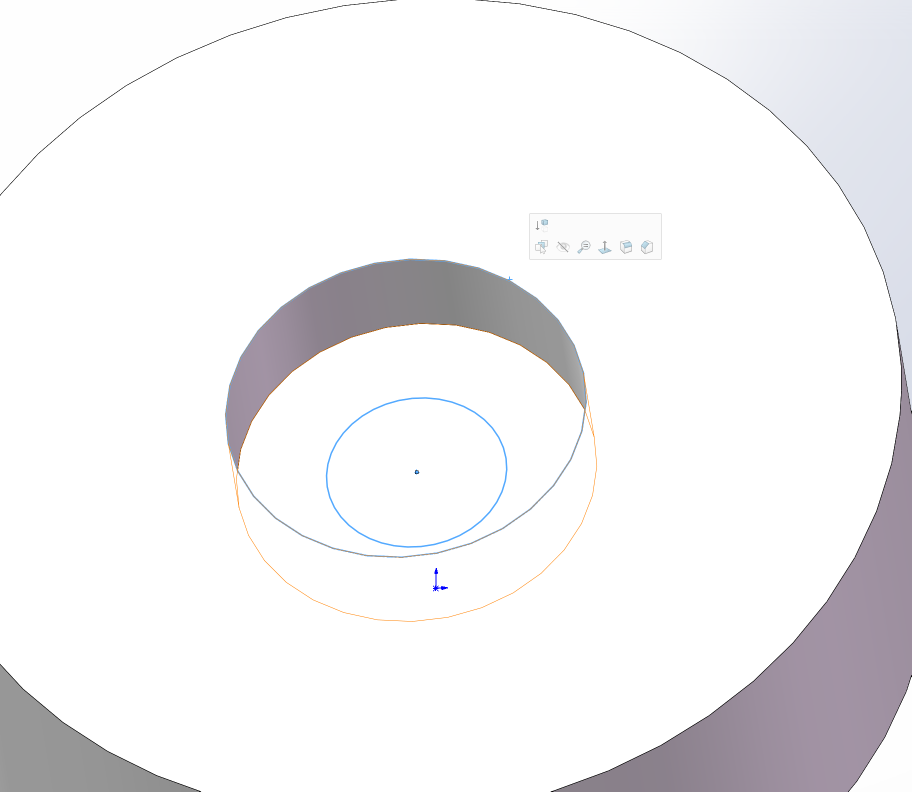
#> input picture solidworks_model/image-1.png, 1823 x 1583 px, given in place of the camera (shown at 1/2 size)
$ python greenLaser.py
#> lines starting #> are read from the running program, lines starting #| are printed output that depends on the picture; after the words box and inside, x2 and y2 are one past the last pixel; in counts of white or black regions, pixels touching at a corner belong together
import cv2
import numpy as np
import math
import serial
import struct
import time

# cv2.namedWindow('camera', cv2.WINDOW_AUTOSIZE)

CAP_WIDTH = 640
CAP_HEIGHT = 480
# ROI
CAP_CENTER = [320, 240]
CAP_LENGTH = 240

GREEN_LASER_CENTER = [38, 54]
TRACING_DIS = 1

color = {'red': (0, 0, 255),
         'green': (0, 255, 0),
         'blue': (255, 0, 0),
         'yellow': (0, 255, 255), }

COM_ENABLE = 0

# 4 members: red in white, red in black, green in white, green in black
color_range = {'color_red_in_white': {'Lower': np.array([0, 90, 70]), 'Upper': np.array([40, 255, 255])},
               'color_red_in_black': {'Lower': np.array([0, 255, 30]), 'Upper': np.array([40, 255, 255])}}

def cap_center_x(value):
    CAP_CENTER[0] = value

def cap_center_y(value):
    CAP_CENTER[1] = value

def cap_length(value):
    global CAP_LENGTH
    CAP_LENGTH = value

# [9 lines left out: functions green_laser_center_x, green_laser_center_y, not called in this run]
def tracing_dis(value):
    global TRACING_DIS
    TRACING_DIS = value

def red_in_white_h_low(value):
    color_range['color_red_in_white']['Lower'][0] = value


def red_in_white_s_low(value):
    color_range['color_red_in_white']['Lower'][1] = value


def red_in_white_v_low(value):
    color_range['color_red_in_white']['Lower'][2] = value


def red_in_white_h_high(value):
    color_range['color_red_in_white']['Upper'][0] = value


def red_in_white_s_high(value):
    color_range['color_red_in_white']['Upper'][1] = value


def red_in_white_v_high(value):
    color_range['color_red_in_white']['Upper'][2] = value


def bound(x, minn, maxn):
    if x > maxn:
        return maxn
    elif x < minn:
        return minn
    else:
        return x


cv2.namedWindow('CAP', cv2.WINDOW_NORMAL)
cv2.createTrackbar('cap_center_x', 'CAP', 320, CAP_WIDTH, cap_center_x)
cv2.createTrackbar('cap_center_y', 'CAP', 240, CAP_HEIGHT, cap_center_y)
cv2.createTrackbar('cap_length', 'CAP', CAP_LENGTH, CAP_HEIGHT, cap_length)
cv2.createTrackbar('green_laser_center_x', 'CAP', GREEN_LASER_CENTER[0], 100, green_laser_center_x)
cv2.createTrackbar('green_laser_center_y', 'CAP', GREEN_LASER_CENTER[1], 100, green_laser_center_y)
cv2.createTrackbar('tracing_dis', 'CAP', TRACING_DIS, 50, tracing_dis)
cv2.namedWindow('Threshld', cv2.WINDOW_NORMAL)
cv2.createTrackbar('H low', 'Threshld', color_range['color_red_in_white']['Lower'][0], 179, red_in_white_h_low)
cv2.createTrackbar('H high', 'Threshld', color_range['color_red_in_white']['Upper'][0], 179, red_in_white_h_high)
cv2.createTrackbar('S low', 'Threshld', color_range['color_red_in_white']['Lower'][1], 255, red_in_white_s_low)
cv2.createTrackbar('S high', 'Threshld', color_range['color_red_in_white']['Upper'][1], 255, red_in_white_s_high)
cv2.createTrackbar('V low', 'Threshld', color_range['color_red_in_white']['Lower'][2], 255, red_in_white_v_low)
cv2.createTrackbar('V high', 'Threshld', color_range['color_red_in_white']['Upper'][2], 255, red_in_white_v_high)

cap = cv2.VideoCapture(0 + cv2.CAP_VFW)
print(cap.isOpened())
# cap.set(cv2.CAP_PROP_FRAME_WIDTH, CAP_WIDTH)  # 帧宽根据自己的摄像头实际参数
# # print(cap.get(cv2.CAP_PROP_FRAME_WIDTH))
# cap.set(cv2.CAP_PROP_FRAME_HEIGHT, CAP_HEIGHT)  # 帧高根据自己的摄像头实际参数
# # print(cap.get(cv2.CAP_PROP_FRAME_HEIGHT))
# cap.set(cv2.CAP_PROP_FPS, 30)  # 帧率
# cap.set(cv2.CAP_PROP_BRIGHTNESS, -40)  # 亮度
# cap.set(cv2.CAP_PROP_CONTRAST, 50)  # 对比度
# cap.set(cv2.CAP_PROP_SATURATION, 90)  # 饱和度
# cap.set(cv2.CAP_PROP_HUE, 90)  # 色相
# cap.set(cv2.CAP_PROP_GAMMA, 500)  # 伽马
# cap.set(cv2.CAP_PROP_WB_TEMPERATURE, 4600) # 白平衡色温
# cap.set(cv2.CAP_PROP_AUTO_WB, 1)  # 启用/禁用自动白平衡 0 关闭 1 打开
# cap.set(cv2.CAP_PROP_FOURCC, cv2.VideoWriter_fourcc('M', 'J', 'P', 'G'))  # 视频流格式


# cap.set(cv2.CAP_PROP_FRAME_WIDTH, CAP_WIDTH)  # 宽度
# CAP_WIDTH = cap.get(cv2.CAP_PROP_FRAME_WIDTH)  # 宽度
# cap.set(cv2.CAP_PROP_FRAME_HEIGHT, CAP_HEIGHT)  # 宽度
# CAP_HEIGHT = cap.get(cv2.CAP_PROP_FRAME_HEIGHT)  # 宽度
# # # cap.set(cv2.CAP_PROP_FPS, 30)	            # 帧率 帧/秒
# cap.set(cv2.CAP_PROP_BRIGHTNESS, 20)  # 亮度
# cap.set(cv2.CAP_PROP_CONTRAST, 50)  # 对比度
# cap.set(cv2.CAP_PROP_SATURATION, 100)  # 饱和度
# cap.set(cv2.CAP_PROP_HUE, 20)  # 色调 50
# cap.set(cv2.CAP_PROP_EXPOSURE, -5)  # 曝光

class KAL:
    def __init__(self):
        self.enabled = False

        # 定义一些常量
        self.dt = 1  # 时间步长
        self.A = np.array([[1, self.dt], [0, 1]])  # 状态转移矩阵
        self.B = np.array([[0], [0]])  # 控制输入矩阵 (没有用到)
        self.H = np.array([[1, 0]])  # 测量矩阵
        self.q = 1e-5  # 系统噪声方差
        self.r = 0.1  # 测量噪声方差

        # 定义初始状态
        self.K = 0
        self.x = np.array([[0], [0]])  # 状态变量 (位置和速度)
        self.P = np.array([[0.01, 0.001], [0.001, 0.0001]])  # 状态协方差矩阵
        self.x_pred = 0
        self.p_pred = np.array([[0.01, 0.001], [0.001, 0.0001]])


class IMG:
    def __init__(self, _name, _color, _img, _range, _erode_kernel):
        self.name = _name
        self.color = _color
        self.image = cv2.inRange(_img, _range['Lower'], _range['Upper'])
        self.image = cv2.erode(self.image, _erode_kernel)
        self.image = cv2.dilate(self.image, _erode_kernel)

        self.maxcnt = None
        self.center = None
        self.radius = None


# color: 'green' or 'red'
hole_min_area_theshold = 20
# hole_max_area_theshold = 250
ring_min_area_theshold = 20
# ring_max_area_theshold = 600


def color_tracing(frame, tracing_color):
    hsv = cv2.cvtColor(frame, cv2.COLOR_BGR2HSV)  # 转化成HSV图像

    # 二值化
    kernel = np.ones((3, 3), np.uint8)
    red_img_list = [IMG('red_in_white', color['red'], hsv, color_range['color_red_in_white'], kernel),
                    IMG('red_in_black', color['red'], hsv, color_range['color_red_in_black'], kernel), ]

    if (tracing_color == 'red'):
        cv2.imshow('red_in_white_pcs', red_img_list[0].image)
        # cv2.imshow('red_in_black_pcs', red_img_list[1].image)
        for i, img in enumerate(red_img_list[0:1]):
            # if i == 1:
            #     if red_img_list[i - 1].maxcnt is not None:
            #         continue

            cnts, hierarchy = cv2.findContours(img.image, cv2.RETR_TREE, cv2.CHAIN_APPROX_SIMPLE)[-2:]
            max_cnt = None
            max_cnt_area = 0
            for j in range(0, len(cnts)):
                cv2.drawContours(frame, cnts, j, color['red'], 1)
                if hierarchy[0][j][3] != -1:
                    cnt_area = cv2.contourArea(cnts[j])
                    if cnt_area < hole_min_area_theshold:
                    # if cnt_area < hole_min_area_theshold or cnt_area > hole_max_area_theshold:
                        continue
                    if cnt_area > max_cnt_area:
                        max_cnt = cnts[j]
                        max_cnt_area = cnt_area
            # cv2.imshow('cnts', frame)
            if max_cnt is None:
                for j in range(0, len(cnts)):
                    cnt_area = cv2.contourArea(cnts[j])
                    if cnt_area < ring_min_area_theshold:
                    # if cnt_area < hole_min_area_theshold or cnt_area > hole_max_area_theshold:
                        continue
                    if cnt_area > max_cnt_area:
                        max_cnt = cnts[j]
                        max_cnt_area = cnt_area
                if max_cnt is not None:
                    img.maxcnt = max_cnt
                    img.center, img.radius = cv2.minEnclosingCircle(img.maxcnt)
                    cv2.circle(frame, (int(img.center[0]), int(img.center[1])), int(img.radius), img.color, 2)
                    cv2.circle(frame, (int(img.center[0]), int(img.center[1])), 1, img.color, 2)
                    return img.center
            else:
                img.maxcnt = max_cnt
                img.center, img.radius = cv2.minEnclosingCircle(img.maxcnt)
                cv2.circle(frame, (int(img.center[0]), int(img.center[1])), int(img.radius), img.color, 2)
                cv2.circle(frame, (int(img.center[0]), int(img.center[1])), 1, img.color, 2)
                return img.center
        return None
    return None


# [37 lines left out: functions data_transmission, kalman_enable, kalman_update, not called in this run]


bias_kalman_x = KAL()
bias_kalman_y = KAL()

lost_cnt = 0

if COM_ENABLE:
    com = serial.Serial('/dev/ttyUSB0', 115200, timeout=0.001)
    # com = serial.Serial('COM9', 115200, timeout=0.1)
while cap.isOpened():

    start_time = time.time()
    ret, frame = cap.read()
#> frame is the input picture: shape (1583, 1823, 3); mean B, G, R 242.8, 241.3, 242.1

    if ret:

        if frame is not None:
            # 获取图像
            frame = frame[bound(int(CAP_CENTER[1] - (CAP_LENGTH / 2)), 0, CAP_HEIGHT):bound(int(CAP_CENTER[1] + (CAP_LENGTH / 2)), 0, CAP_HEIGHT),
                          bound(int(CAP_CENTER[0] - (CAP_LENGTH / 2)), 0, CAP_WIDTH) :bound(int(CAP_CENTER[0] + (CAP_LENGTH / 2)), 0, CAP_WIDTH), :]
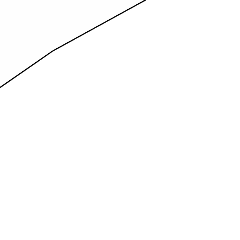
#> frame: shape (240, 240, 3); min 0, max 255, mean 254
            # cv2.imshow('camera', frame)

            # 预处理
            frame = cv2.GaussianBlur(frame, (5, 5), 0)  # 高斯模糊

            # 引导激光
            laser_center_t = color_tracing(frame, 'red')
#> in color_tracing, `hsv = cv2.cvtColor(frame, cv2.COLOR_BGR2HSV)`: hsv: shape (240, 240, 3); mean H, S, V 0, 0, 254
#> in __init__, `self.image = cv2.inRange(_img, _range['Lower'], _range['Upper'])`: self.image: shape (240, 240); every value is 0
#> the loop in color_tracing, `for i, img in enumerate(red_img_list[0:1]):` made 1 pass
            if laser_center_t is not None:
                lost_cnt = 0
                # print('Laser:   %.3f     %.3f' % (laser_center_t[0], laser_center_t[1]))
                laser_center = np.zeros(2, float)
                # if bias_kalman_x.enabled == 0:
                #     kalman_enable(laser_center[0], bias_kalman_x)
                #     kalman_enable(laser_center[1], bias_kalman_y)
                laser_center[0] = kalman_update(laser_center_t[0], bias_kalman_x)[0]
                laser_center[1] = kalman_update(laser_center_t[1], bias_kalman_y)[0]

                bias = [laser_center[0] - GREEN_LASER_CENTER[0],
                        laser_center[1] - GREEN_LASER_CENTER[1]]
                print('Bias:   %.3f     %.3f' % (bias[0], bias[1]))

                if(bias[0]*bias[0] + bias[1]*bias[1] > TRACING_DIS * TRACING_DIS):
                    data_transmission(bias[0], bias[1])
                else:
                    print('reached! DIS:    %.3f'%(math.sqrt(bias[0]*bias[0] + bias[1]*bias[1])))
                    data_transmission(0, 0)
                cv2.circle(frame, (int(laser_center[0]), int(laser_center[1])), TRACING_DIS, color['red'], 1)
                cv2.line(frame, (int(laser_center[0]), int(laser_center[1])), (GREEN_LASER_CENTER[0], GREEN_LASER_CENTER[1]), color['green'], 1)
            else:
                lost_cnt = lost_cnt + 1
                if lost_cnt >= 10:
                    data_transmission(0, 1000)

            cv2.circle(frame, (int(GREEN_LASER_CENTER[0]), int(GREEN_LASER_CENTER[1])), 5, color['green'], 1)
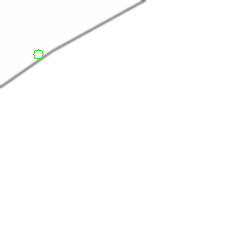
#> frame: shape (240, 240, 3); mean B, G, R 253.9, 254, 253.9
            cv2.circle(frame, (int(GREEN_LASER_CENTER[0]), int(GREEN_LASER_CENTER[1])), 1, color['green'], 1)
#> frame: shape (240, 240, 3); 0.01% of pixels changed, all inside (x1, y1, x2, y2) = (37, 53, 40, 56)
            cv2.imshow("result", frame)

            key = cv2.waitKey(1)
#> (key q is pressed here)
            if key & 0xFF == ord('q'):
                cv2.imwrite("img.jpg", frame)
                break
            if key & 0xFF == ord('f'):
                cv2.imwrite("img.jpg", frame)
                break
        else:
            print("无画面")
    else:
        print("无法读取摄像头！")

    end_time = time.time()
    print('%.3fms,        %.3fFPS' % ((end_time - start_time) * 1000, 1 / (end_time - start_time)))

cv2.waitKey(0)
cap.release()
cv2.destroyAllWindows()
